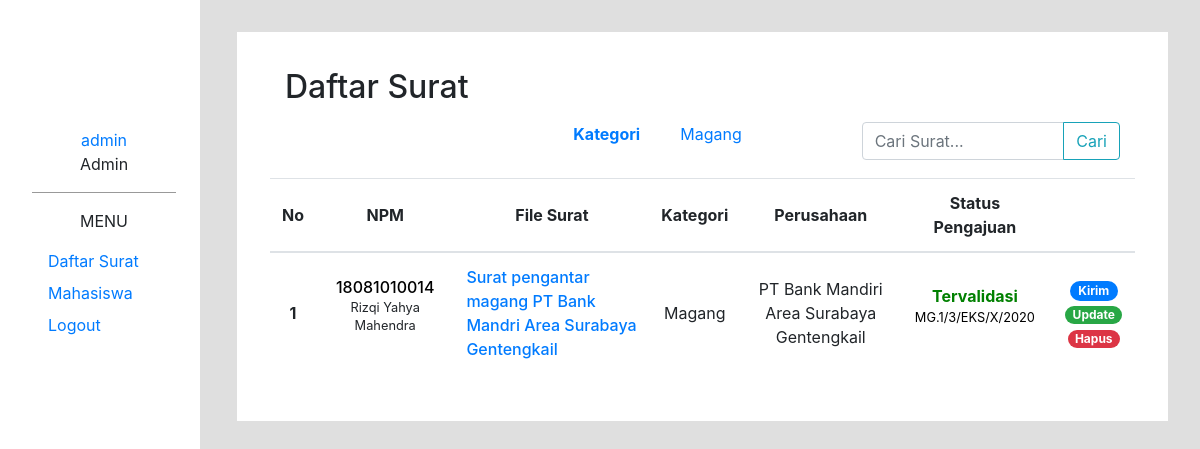
The app's page /admin/home (signed in) with its own data.
### tables this page shows
CREATE TABLE `user` (
  `id` int(11) NOT NULL,
  `username` varchar(50) DEFAULT NULL,
  `PASSWORD` varchar(255) DEFAULT NULL
);

CREATE TABLE `surat` (
  `id` int(11) NOT NULL,
  `npm` char(20) NOT NULL,
  `no_surat` char(30) NOT NULL,
  `kategori` varchar(50) NOT NULL,
  `judul_surat` varchar(255) NOT NULL,
  `perusahaan` varchar(255) NOT NULL,
  `perihal_lengkap` varchar(1024) NOT NULL,
  `status_surat` varchar(255) DEFAULT NULL
);

CREATE TABLE `mahasiswa` (
  `npm` char(20) NOT NULL,
  `pass` varchar(255) NOT NULL,
  `nama_mhs` varchar(50) NOT NULL,
  `email` varchar(50) DEFAULT NULL,
  `jurusan` varchar(50) DEFAULT NULL,
  `semester` int(11) DEFAULT NULL,
  `foto_profil` varchar(50) DEFAULT NULL
);

### admin/model.php (called while the page is built, shortened)
<?php
if (isset($_SESSION['admin']) && isset($_SESSION['username'])) {
   $username = $_SESSION['username'];
   $user = read("SELECT * FROM user WHERE username = '$username'");
}

### admin/function.php (called while the page is built, shortened)
<?php
function connection()
{
   $dbServer = 'localhost';
   $dbUser = 'root';
   $dbPass = '';
   $dbName = "sipesan";
   $conn = mysqli_connect($dbServer, $dbUser, $dbPass, $dbName);
   mysqli_select_db($conn, $dbName);
   return $conn;
}
$conn = connection();
function read($query)
{
   global $conn;
   $result = mysqli_query($conn, $query);
   $record = [];
   while ($data = mysqli_fetch_assoc($result))
      $record[] = $data;
   return $record;
}

### admin/home.php (the view, shortened to what this page needs)
<?php
require_once "function.php";
require_once "model.php";
$kategori = read("SELECT kategori FROM surat GROUP BY kategori;");
$surat = read("SELECT * FROM surat, mahasiswa WHERE surat.npm = mahasiswa.npm ORDER BY id DESC;");
?>
<!doctype html>
<html lang="en">
<head>
   <link rel="stylesheet" href="../css/bootstrap/bootstrap.css">
   <link rel="stylesheet" href="../css/bootstrap/bootstrap.min.css">
   <link rel="stylesheet" href="css/style.css">
</head>
<body>
   <div class="row">
      <div class="col-md-2 sidebar-outer">
         <?php require_once "sidebar.php" ?>
      </div>
      <div class="col-md-10">
         <div class="content">
            <h2 class="mt-1">Daftar Surat</h2>
            <div class="row mt-3 table-surat">
               <div class="col-md-4">
               </div>
               <div class="col-md-4 d-flex">
                  <a class="card-link" href="home" class=" d-inline" for=""> <strong>Kategori</strong> </a>
                  <ul class="">
                     <?php foreach ($kategori as $data) : ?>
                        <li class="d-inline mr-4"><a class=" card-link" href="home?kategori=<?= $data['kategori']; ?>"><?= $data['kategori'] ?></a></li>
                     <?php endforeach; ?>
                  </ul>
               </div>
               <div class="col-md-4">
                  <form action="" method="post">
                     <div class="input-group">
                        <input type="text" class="form-control" placeholder="Cari Surat..." name="keyword" id="keyword" autocomplete="off">
                        <div class="input-group-append">
                           <button class="btn btn-outline-info" type="submit" id="search_btn" name="search_btn">Cari</button>
                        </div>
                     </div>
                  </form>
               </div>
               <table class="table mt-3">
                  <thead>
                     <tr>
                        <th>No</th>
                        <th>NPM</th>
                        <th>File Surat</th>
                        <th>Kategori</th>
                        <th>Perusahaan</th>
                        <th>Status Pengajuan</th>
                        <th></th>
                     </tr>
                  </thead>
                  <tbody>
                     <?php if (isset($_GET['kategori'])) : ?>
                        <?php $i = 1;
                        foreach ($surat_filter as $data) : ?>
                           <tr>
                              <th><?= $i; ?></th>
                              <td width="16%" align="center"><a class="card-link" style="color: black; font-weight:500;" href="detail_mahasiswa?npm=<?= $data['npm'] ?>"><?= $data['npm'] ?></a><strong></strong> <br>
                                 <p style="font-size: 0.8em; line-height:1.4em;"><?= $data['nama_mhs'] ?></p>
                              </td>
                              <td><a class="card-link" style="font-weight: 500;" href="detail_surat?id=<?= $data['id'] ?>"><?= $data['judul_surat'] ?></a></td>
                              <td align="center"><?= $data['kategori'] ?></td>
                              <td align="center"><?= $data['perusahaan'] ?></td>
                              <?php if ($data['status_surat'] == 'Dalam pengajuan') : ?>
                                 <td style="line-height: 1em;" align="center"><strong><?= $data['status_surat'] ?></strong></td>
                              <?php else : ?>
                                 <td style="color: green;" align="center"><strong><?= $data['status_surat'] ?></strong> <br>
                                    <p style="font-size: 0.8em; color:black"><?= $data['no_surat'] ?></p>
                                 </td>
                              <?php endif; ?>
                              <td width="10%" class=" text-center">
                                 <?php if ($data['status_surat'] == 'Tervalidasi') : ?>
                                    <form action="" method="post">
                                       <input type="hidden" name="id" value="<?= $data['id'] ?>">
                                       <input type="hidden" name="npm" value="<?= $data['npm'] ?>">
                                       <input type="hidden" name="nama_mhs" value="<?= $data['nama_mhs'] ?>">
                                       <input type="hidden" name="email" value="<?= $data['email'] ?>">
                                       <input type="hidden" name="kategori" value="<?= $data['kategori'] ?>">
                                       <input type="hidden" name="judul_surat" value="<?= $data['judul_surat'] ?>">
                                       <input type="hidden" name="perusahaan" value="<?= $data['perusahaan'] ?>">
                                       <input type="hidden" name="status_surat" value="<?= $data['status_surat'] ?>">
                                       <button type="submit" name="kirim_surat" class="btn badge badge-pill badge-primary ml-1" style="font-size:0.75em">Kirim</button>
                                    </form>
                                 <?php endif; ?>
                                 <a class="badge badge-pill badge-success ml-1 tampilModalUbah" data-toggle="modal" data-target="#formModal-input" href="home?update=<?= $data['id'] ?>" data-id="<?= $data['id'] ?>" data-npm="<?= $data['npm'] ?>" data-judul_surat="<?= $data['judul_surat'] ?>" data-kategori="<?= $data['kategori'] ?>" data-perusahaan="<?= $data['perusahaan'] ?>" data-perihal_lengkap="<?= $data['perihal_lengkap'] ?>">Update</a>
                                 <a class="badge badge-pill badge-danger ml-1" onclick="return confirm('Anda Yakin?');" href="home?delete=<?= $data['id'] ?>&npm=<?= $data['npm'] ?>">Hapus</a>
                              </td>
                           </tr>
                        <?php $i++;
                        endforeach; ?>
                     <?php else : ?>
                        <?php $i = 1;
                        foreach ($surat as $data) : ?>
                           <tr>
                              <th><?= $i; ?></th>
                              <td width=" 16%" align="center"><a class="card-link" style="color: black; font-weight:500;" href="detail_mahasiswa?npm=<?= $data['npm'] ?>"><?= $data['npm'] ?></a><strong></strong> <br>
                                 <p style="font-size: 0.8em; line-height:1.4em;"><?= $data['nama_mhs'] ?></p>
                              </td>
                              <td><a class="card-link" style="font-weight: 500;" href="detail_surat?id=<?= $data['id'] ?>"><?= $data['judul_surat'] ?></a></td>
                              <td align="center"><?= $data['kategori'] ?></td>
                              <td align="center"><?= $data['perusahaan'] ?></td>
                              <?php if ($data['status_surat'] == 'Dalam pengajuan') : ?>
                                 <td style="line-height: 1em;" align="center"><strong><?= $data['status_surat'] ?></strong></td>
                              <?php else : ?>
                                 <td style="color: green;" align="center"><strong><?= $data['status_surat'] ?></strong> <br>
                                    <p style="font-size: 0.8em; color:black"><?= $data['no_surat'] ?></p>
                                 </td>
                              <?php endif; ?>
                              <td width="10%" class=" text-center">
                                 <?php if ($data['status_surat'] == 'Tervalidasi') : ?>
                                    <form action="" method="post">
                                       <button type="submit" name="kirim_surat" class="btn badge badge-pill badge-primary ml-1" style="font-size:0.75em">Kirim</button>
                                    </form>
                                 <?php endif; ?>
                                 <a class="badge badge-pill badge-success ml-1 tampilModalUbah" data-toggle="modal" data-target="#formModal-input" href="home?update=<?= $data['id'] ?>" data-id="<?= $data['id'] ?>" data-npm="<?= $data['npm'] ?>" data-judul_surat="<?= $data['judul_surat'] ?>" data-kategori="<?= $data['kategori'] ?>" data-perusahaan="<?= $data['perusahaan'] ?>" data-perihal_lengkap="<?= $data['perihal_lengkap'] ?>">Update</a>
                                 <a class="badge badge-pill badge-danger ml-1" onclick="return confirm('Anda Yakin?');" href="home?delete=<?= $data['id'] ?>&npm=<?= $data['npm'] ?>">Hapus</a>
                              </td>
                           </tr>
                        <?php $i++;
                        endforeach; ?>
                     <?php endif; ?>
                  </tbody>
               </table>
            </div>
         </div>
      </div>
   </div>
</body>
</html>

### admin/sidebar.php
<div class="col-md-2 sidebar">
   <div class=" ml-4 text-center" style="color: grey; font-size:4em;"><i class="fas fa-user-lock mr-2"></i></div>
   <?php foreach ($user as $data) : ?>
      <div class="profile d-flex flex-column">
         <a class="card-link" href=""><?= $data['username'] ?></a>
         <p>Admin</p>
      </div>
   <?php endforeach; ?>
   <div class="menu-bar p-2 d-flex flex-column">
      <p class="mt-2 align-self-center">MENU</p>
      <ul class="list-group">
         <li class="list-inline mb-2"><a href="home" class=" card-link"><i class="fas fa-envelope  mr-2"></i>Daftar Surat</a></li>
         <li class="list-inline mb-2"><a href="mahasiswa" class=" card-link"><i class="fas fa-user-graduate mr-2"></i>Mahasiswa</a></li>
         <li class="list-inline mb-2"><a href="logout" class=" card-link"><i class="fas fa-sign-out-alt mr-2"></i>Logout</a></li>
      </ul>
   </div>
</div>

### admin/css/style.css (style rules this page uses)
body { background-color: #dfdfdf; }
body .sidebar-outer { position: relative; }
body .sidebar-outer .sidebar { position: fixed; top: 0; left: 0; bottom: 0; background-color: white; padding: 2em 1.5em 2em 2em; }
body .sidebar-outer .sidebar .profile { border-bottom: 1px solid #999999; }
body .sidebar-outer .sidebar .profile a, body .sidebar-outer .sidebar .profile p { align-self: center; }
body .content { padding: 2em 3em 2em 3em; margin: 2em 2em 2em 2em; background-color: white; }
body .content .table-surat table th { text-align: center; }
body .content .table-surat table th, body .content .table-surat table td { vertical-align: middle; }

### records on screen
user: username "admin"
surat: npm.npm "18081010014", npm.nama_mhs "Rizqi Yahya Mahendra", judul_surat "Surat pengantar magang PT Bank Mandri Area Surabaya Gentengkail", kategori "Magang", perusahaan "PT Bank Mandiri Area Surabaya Gentengkail", status_surat "Tervalidasi", no_surat "MG.1/3/EKS/X/2020"

### other values on screen
$data['kategori'] "Magang"
